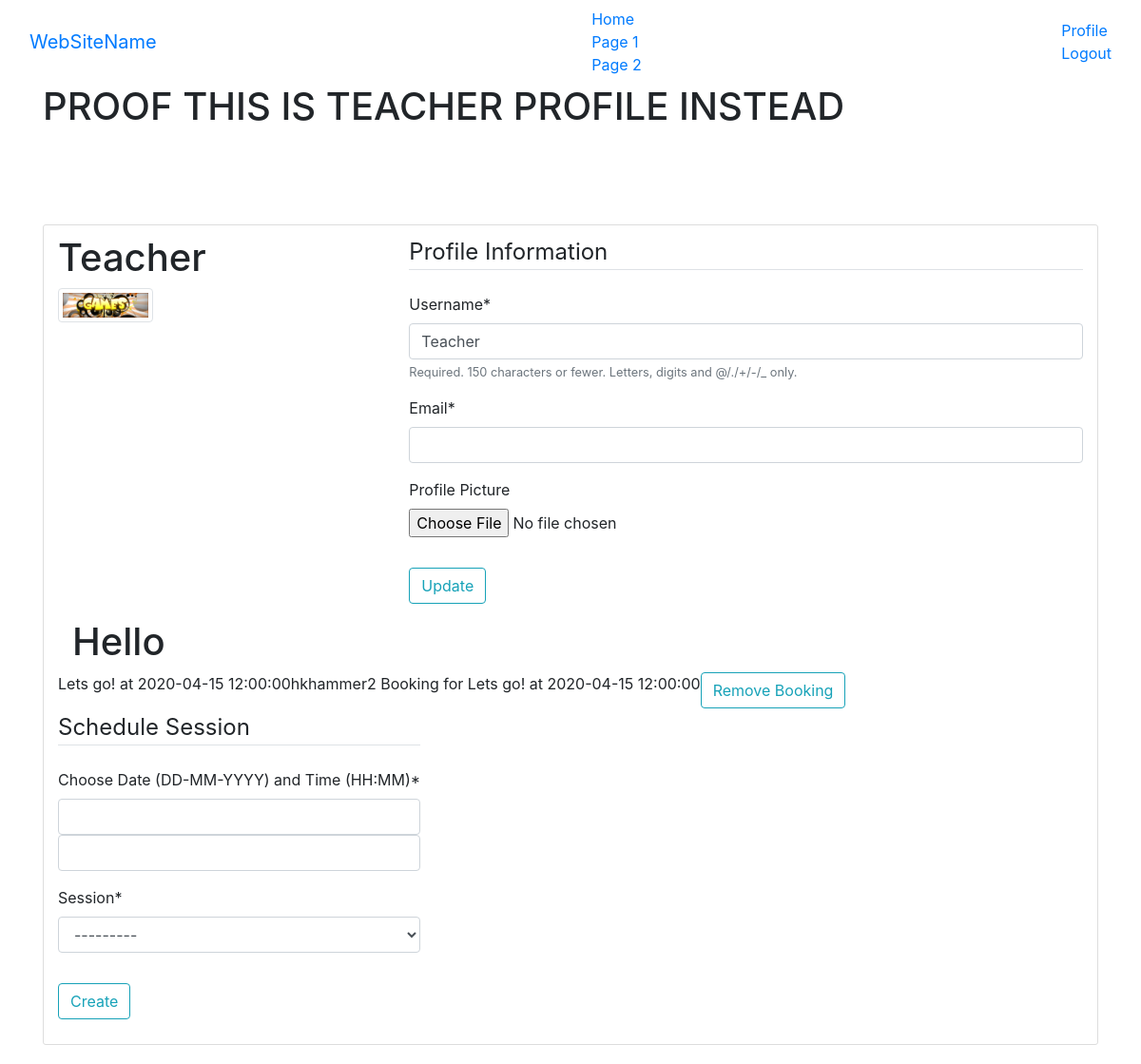
Before: /teacherprofile/ (signed in) with the older database file.
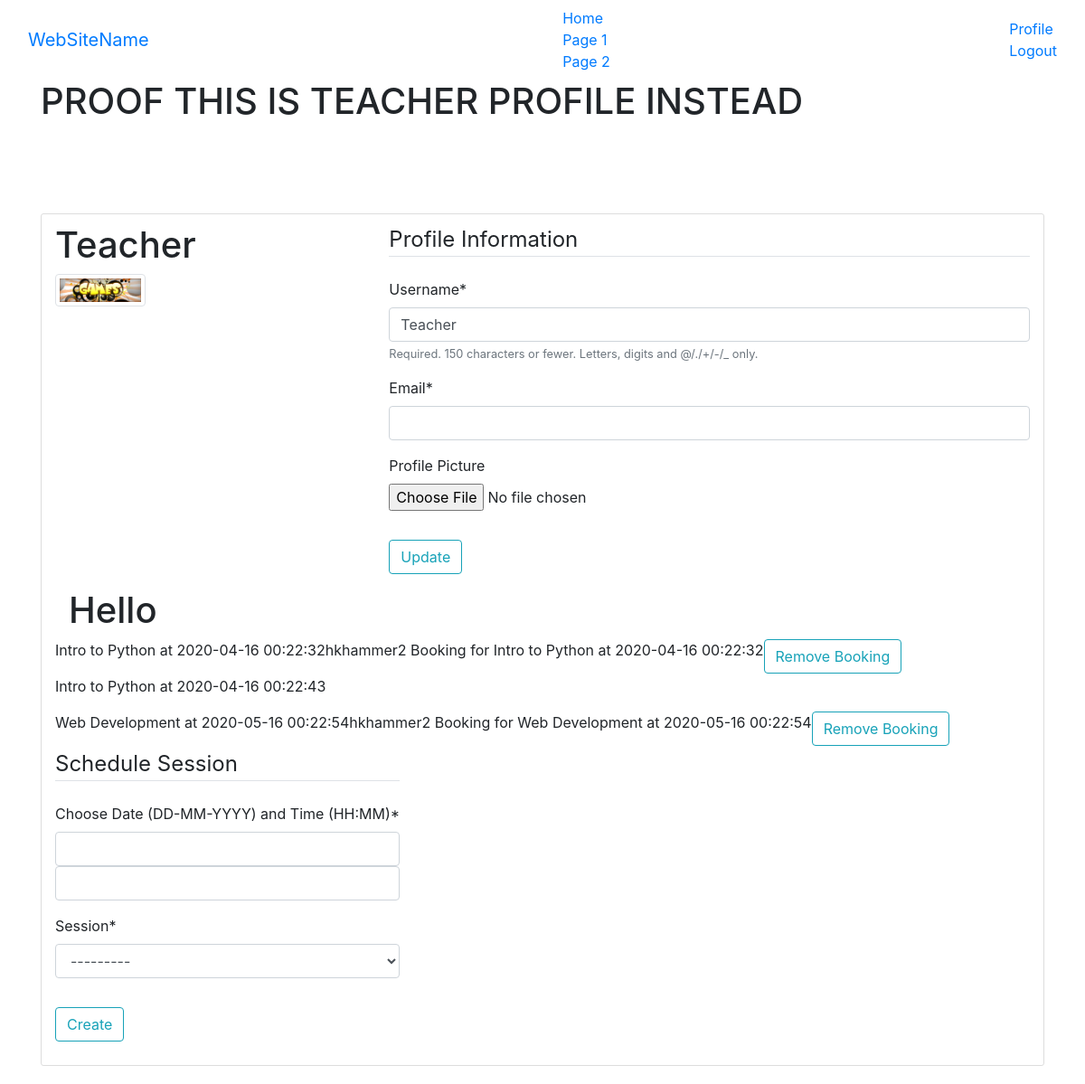
After: the same page with the newer database file.
### users/models.py (models this page shows, shortened)
class Profile(models.Model):
    user = models.OneToOneField(User, on_delete=models.CASCADE) # one to one relationship with a user
    image = models.ImageField(default = 'default.jpg', upload_to='profile_pics')
    is_teacher = models.BooleanField('teacher status', default=False)

### Bookings/models.py (models this page shows, shortened)
class IndividualSession(models.Model):
    sessiontime = models.DateTimeField()
    session = models.ForeignKey(Session, on_delete = models.CASCADE)
    isbooked = models.BooleanField(default=False)
    def __str__(self):
        return f'{self.session.title} at {self.sessiontime}'

class Session(models.Model):
    skill = models.CharField(max_length = 100)
    description = models.TextField()
    spaces = models.IntegerField()
    title = models.CharField(max_length = 100)
    company = models.CharField(max_length = 100)
    teacher = models.ForeignKey(User, on_delete=models.CASCADE, default = 2) # foreign key user THIS WILL BE DELETED BECAUSE SESSION FK GOES IN USER
    def __str__(self):
        return self.title

class Booking(models.Model):
    individualsession = models.ForeignKey(IndividualSession, on_delete = models.CASCADE, null = True)
    additionalrequirements = models.TextField()
    user = models.ForeignKey(User, on_delete=models.CASCADE) # one to one relationship with a user
    def __str__(self):
        return f'{self.user} Booking for {self.individualsession}'

### users/views.py (the view)
# urls.py: path('teacherprofile/', user_views.teacherprofile, name='teacherprofile'),
@login_required
def teacherprofile(request):
    if not request.user.profile.is_teacher:
        return redirect("profile")
    u_form = UserUpdateForm(instance=request.user) # pass in current users info to the forms
    p_form = ProfileUpdateForm(instance=request.user.profile)
    newsession_form = CreateSessionForm()
    sessionlist = IndividualSession.objects.all().filter(session__teacher = request.user).order_by('sessiontime', 'id')
    bookinglist = Booking.objects.all().filter(individualsession__session__teacher = request.user).order_by('individualsession')
    print(bookinglist)
    print(sessionlist)
    if request.method == "POST":
        if 'profileupdateform' in request.POST:
            u_form = UserUpdateForm(request.POST, instance=request.user) # pass in current users info to the forms
            p_form = ProfileUpdateForm(request.POST,
                                    request.FILES,
                                    instance=request.user.profile)
            if u_form.is_valid() and p_form.is_valid():
                u_form.save()
                p_form.save()
                messages.success(request, f'Account Updated Successfully') # pop up message for user
                return redirect("profile")
        elif 'pk' in request.POST:
            print(request.POST['pk'])
            print(Booking.objects.all().filter(pk=1))
            Booking.objects.all().filter(pk=request.POST['pk']).delete()
            return redirect('profile')
        elif 'createsession' in request.POST:
            newsession_form = CreateSessionForm(request.POST)
            if newsession_form.is_valid():
                newsession_form.save()
                messages.success(request, f'Session Created Successfully')
                return redirect('profile')
    else:
        u_form = UserUpdateForm(instance=request.user) # pass in current users info to the forms
        p_form = ProfileUpdateForm(instance=request.user.profile)
        newsession_form = CreateSessionForm()
    context = {
        'u_form': u_form,
        'p_form': p_form,
        'newsession_form': newsession_form,
        'pagetitle': 'Teacher',
        'booking': bookinglist,
        'session': sessionlist
    }
    return render(request, 'users/teacherprofile.html', context)

### users/forms.py
class UserUpdateForm(forms.ModelForm):
    email = forms.EmailField()
    class Meta:
        model = User
        fields = ['username', 'email']

class ProfileUpdateForm(forms.ModelForm):
    image = forms.ImageField(label=('Profile Picture'),required=False, widget=forms.FileInput)
    class Meta:
        model = Profile
        fields = ['image']

### users/templates/users/teacherprofile.html (shortened to what this page needs)
{% extends "Bookings/base.html" %}
{% load crispy_forms_tags %}
{% block extrahead %}
  <link rel="stylesheet" href="https://cdnjs.cloudflare.com/ajax/libs/jquery-datetimepicker/2.5.20/jquery.datetimepicker.min.css" />
{% endblock %}
{% block content %}
<h1>PROOF THIS IS TEACHER PROFILE INSTEAD</h1>
<div class = "container content-section">
    <div class = "row">
        <div class = "col col-md-4">
            <h1>{{ user.username }}</h1>
            <img class="img-fluid img-thumbnail" src="{{ user.profile.image.url }}" alt="" height="100" width="100">
        </div>
        <div class = "col">
        <form method="POST" enctype="multipart/form-data">
            <fieldset class = 'form-group'>
                <legend class = "border-bottom mb-4">Profile Information</legend>
                {{ u_form|crispy }}
                {{ p_form|crispy }}
            </fieldset>
            <div class = "form-group">
                <button name = "profileupdateform" class = "btn btn-outline-info" type = "submit">Update</button>
            </div>
        </form>
        </div>
    </div>
    <div class = "container">
        <h1>Hello</h1>
        {% for each in session %}
        <div class = "row">
            <p>{{ each }} </p>
            {% for item in booking %}
                {% if item.individualsession.id == each.id %}
                    <p> {{ item }} </p>
                    <form method="post">
                        <button name = "pk" class = "btn btn-outline-info" type = "submit" value="{{ item.id }}">Remove Booking</button>
                    </form>
                {% endif %}
            {% endfor %}
        </div>
        {% endfor %}
        <div class = "row">
            <form method="POST">
                <fieldset class = 'form-group'>
                    <legend class = "border-bottom mb-4">Schedule Session</legend>
                    {{ newsession_form|crispy }}
                </fieldset>
                <div class = "form-group">
                    <button name = "createsession" class = "btn btn-outline-info" type = "submit">Create</button>
                </div>
        </div>
    </div>
</div>
{% endblock %}

### Bookings/Templates/Bookings/base.html (shortened to what this page needs)
{% load static %}
<!DOCTYPE html>
<html>
    <head>
    <link rel="stylesheet" type="text/css" href="{% static 'Bookings/main.css' %}">
    {% block extrahead %}
    {% endblock %}
    <link rel="stylesheet" href="https://maxcdn.bootstrapcdn.com/bootstrap/4.3.1/css/bootstrap.min.css">
    </head>
    <body>
        <nav class="navbar navbar-inverse">
            <div class="container-fluid">
              <div class="navbar-header">
                <a class="navbar-brand" href="#">WebSiteName</a>
              </div>
              <ul class="nav navbar-nav">
                <li class="active"><a href="#">Home</a></li>
                <li><a href="#">Page 1</a></li>
                <li><a href="#">Page 2</a></li>
              </ul>
              <ul class="nav navbar-nav navbar-right">
                  {% if user.is_authenticated %}
                     <li><a href="{% url 'profile' %}"> Profile</a></li>
                     <li><a href="{% url 'logout' %}"> Logout</a></li>
                  {% else %}
                     <li><a href="{% url 'register' %}"><span class="glyphicon glyphicon-user"></span> Sign Up</a></li>
                     <li><a href="{% url 'login' %}"><span class="glyphicon glyphicon-log-in"></span> Log In</a></li>
                  {% endif %}
              </ul>
            </div>
          </nav>
        <div class = "container">
            {% block content %}{% endblock %}
        </div>
  </body>
</html>

### Bookings/static/Bookings/main.css (style rules this page uses)
.content-section { background: #ffffff; padding: 10px 20px; border: 1px solid #dddddd; border-radius: 3px; margin-bottom: 20px; margin-top: 100px; }
body { background-color: rgb(176, 141, 212); }

Changed rows visible on the page:
removed IndividualSession: session+sessiontime "Lets go! at 2020-04-15 12:00:00"
removed Booking: user+individualsession "hkhammer2 Booking for Lets go! at 2020-04-15 12:00:00", {{ item.id }} 38 (drawn), shown under "Lets go! at 2020-04-15 12:00:00"
added IndividualSession: session+sessiontime "Intro to Python at 2020-04-16 00:22:32"
added Booking: user+individualsession "hkhammer2 Booking for Intro to Python at 2020-04-16 00:22:32", {{ item.id }} 41 (drawn), shown under "Intro to Python at 2020-04-16 00:22:32"
added IndividualSession: session+sessiontime "Intro to Python at 2020-04-16 00:22:43"
added IndividualSession: session+sessiontime "Web Development at 2020-05-16 00:22:54"
added Booking: user+individualsession "hkhammer2 Booking for Web Development at 2020-05-16 00:22:54", {{ item.id }} 42 (drawn), shown under "Web Development at 2020-05-16 00:22:54"
